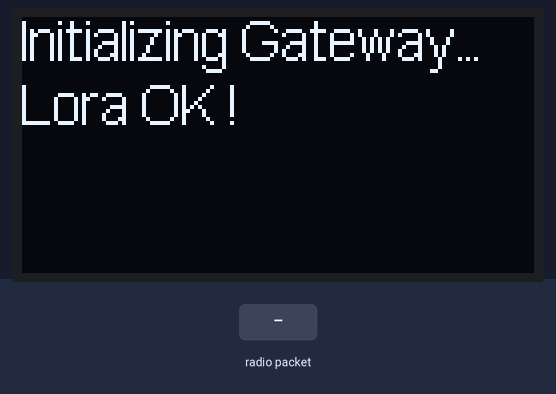
The sketch below on a simulated Arduino Uno, built with avr-gcc and run on an emulated ATmega328P. Shown: 128×64 one-colour display. The test bench sets the inputs (shaded band). No radio packets arrive unless stated; what the sketch prints to the serial monitor is not drawn.

Above: at 3.2 s.
3.3 s: radio packet "," arrives
At 4.4 s:
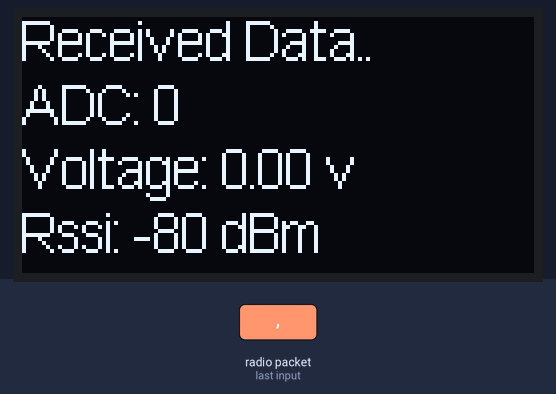
4.8 s: radio packet "ADC:" arrives
Timing chart, 0 to 7.8 s (numbered marks = the images above; inputs shaded):
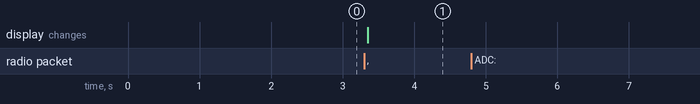

Measured:
- after the input at 3.3 s, the display: changes after 0.05 s (image 1)
- after the input at 4.8 s, every drawn part: stays the same

The sketch:

lora2_prk1_STA2_POTENSIO_RX.ino
```cpp
//by : Nyoman Yudi Kurniawan
//for : TRSE - Undiksha - 2025
//www.aisi555.com

#include <SPI.h>
#include <LoRa.h>
#include "SSD1306Ascii.h"
#include "SSD1306AsciiWire.h"


// LoRa pins
#define LORA_CS_PIN 10
#define LORA_RST_PIN 9
#define LORA_DIO0_PIN 2

// OLED settings
#define I2C_ADDRESS 0x3C
#define RST_PIN -1

SSD1306AsciiWire oled;


void setup() {
  Serial.begin(9600);
  while (!Serial); // Wait for serial monitor to open

  // Initialize OLED

  Wire.begin();
  Wire.setClock(400000L);

  oled.begin(&Adafruit128x64, I2C_ADDRESS);


  oled.setFont(Arial14);
  oled.clear();
  oled.println("Initializing Gateway...");


  // Initialize LoRa
  SPI.begin();
  LoRa.setPins(LORA_CS_PIN, LORA_RST_PIN, LORA_DIO0_PIN);
  if (!LoRa.begin(433E6)) { // Set frequency to 433 MHz
    Serial.println("LoRa initialization failed!");
    while (1);
  }
  Serial.println("LoRa initialized successfully.");

  oled.println("Lora OK !");
  delay(2000);
}

void loop() {
  // Check for incoming LoRa packets
  int packetSize = LoRa.parsePacket();
  if (packetSize) {
    String incomingData = "";
    while (LoRa.available()) {
      incomingData += (char)LoRa.read();
    }

    // Get RSSI value
    int rssi = LoRa.packetRssi();

    // Debugging: Print raw received data
    //Serial.print("Raw received data: ");
    //Serial.println(incomingData);

      // Extract ADC and Voltage using String methods
     int adcIndex = incomingData.indexOf("ADC:") + 4; // Start of ADC value
     int commaIndex = incomingData.indexOf(",");      // Separator between ADC and Voltage
     int voltageIndex = incomingData.indexOf("Voltage:") + 8; // Start of Voltage value

    if (adcIndex != -1 && commaIndex != -1 && voltageIndex != -1) {
     int adcValue = incomingData.substring(adcIndex, commaIndex).toInt();
     float voltage = incomingData.substring(voltageIndex).toFloat();

      Serial.print("{ \"ADC\": ");
      Serial.print(adcValue);
      Serial.print(", \"Voltage\": ");
      Serial.print(voltage);
      Serial.print(", \"Rssi\": ");
      Serial.print(rssi);
      Serial.println("}");

          // Update OLED with received data
      oled.clear();
      oled.println("Received Data..");
      oled.print("ADC: ");
      oled.println(adcValue);
      oled.print("Voltage: ");
      oled.print(voltage);
      oled.println(" v");
      oled.print("Rssi: ");
      oled.print(rssi);
      oled.println(" dBm");


    } else {
      Serial.println("Failed to parse data!");
    }
  }
}
```
